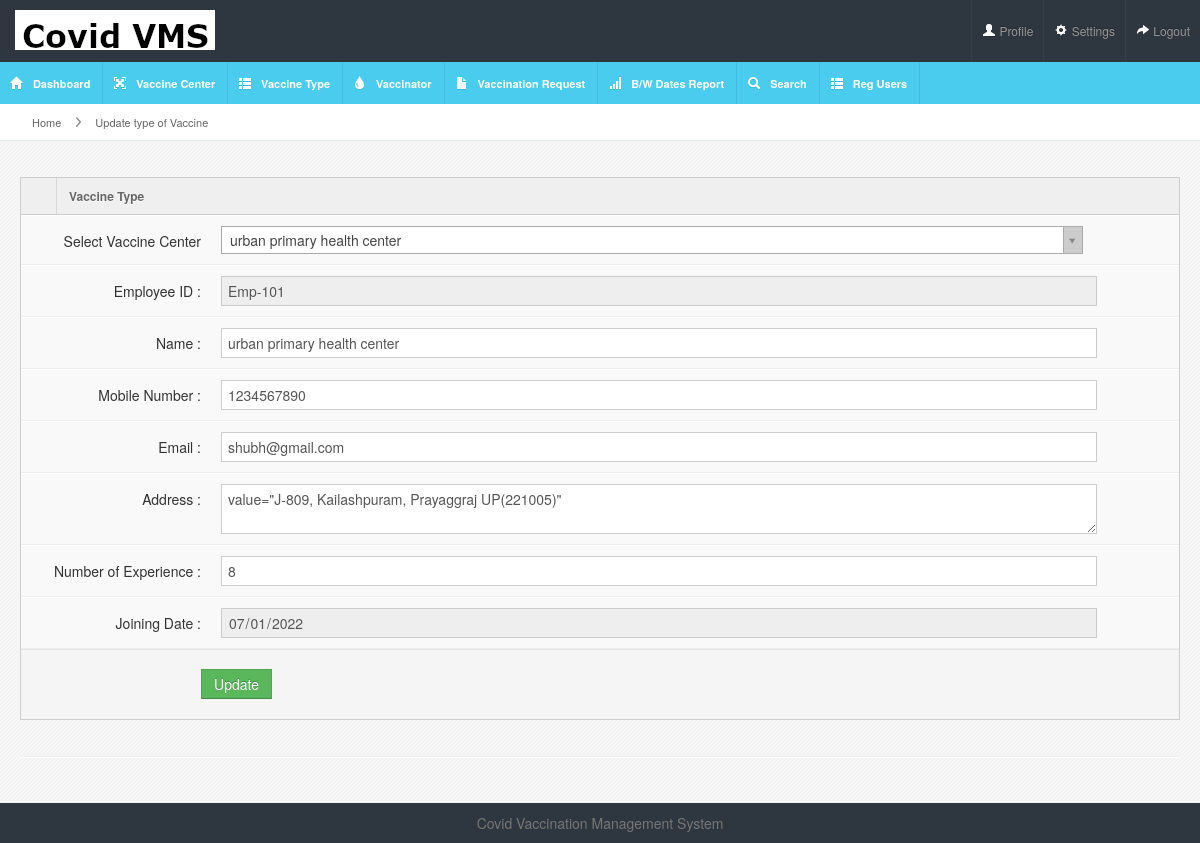
The app's page /covidvms/admin/edit-vaccinator-details.php?editid=1 (signed in) with its own data.
### tables this page shows
CREATE TABLE `tblvaccinator` (
  `ID` int(5) NOT NULL,
  `VaccinationCenterID` int(11) DEFAULT NULL,
  `EmpID` varchar(250) DEFAULT NULL,
  `Name` varchar(250) DEFAULT NULL,
  `MobileNumber` bigint(10) DEFAULT NULL,
  `Email` varchar(250) DEFAULT NULL,
  `Address` mediumtext DEFAULT NULL,
  `NoofExp` int(5) DEFAULT NULL,
  `Password` varchar(250) DEFAULT NULL,
  `JoiningDate` date DEFAULT NULL,
  `CreationDate` timestamp NULL DEFAULT current_timestamp()
);

### covidvms/admin/edit-vaccinator-details.php (the view, shortened to what this page needs)
<?php
include('includes/dbconnection.php');
if (strlen($_SESSION['cvmsaid']==0)) {
  header('location:logout.php');
  } else{
?>
<!DOCTYPE html>
<html lang="en">
<head>
<link rel="stylesheet" href="css/bootstrap.min.css" />
<link rel="stylesheet" href="css/bootstrap-responsive.min.css" />
<link rel="stylesheet" href="css/colorpicker.css" />
<link rel="stylesheet" href="css/datepicker.css" />
<link rel="stylesheet" href="css/uniform.css" />
<link rel="stylesheet" href="css/select2.css" />
<link rel="stylesheet" href="css/maruti-style.css" />
<link rel="stylesheet" href="css/maruti-media.css" class="skin-color" />
</head>
<body>
<?php include_once('includes/header.php');?>
<div id="content">
  <div id="content-header">
    <div id="breadcrumb"> <a href="dashboard.php" title="Go to Home" class="tip-bottom"><i class="icon-home"></i> Home</a> <a href="edit-vaccine-type.php" class="tip-bottom">Update type of Vaccine</a> </div>
  </div>
  <div class="container-fluid">
    <div class="row-fluid">
      <div class="span12">
        <div class="widget-box">
          <div class="widget-title"> <span class="icon"> <i class="icon-align-justify"></i> </span>
            <h5>Vaccine Type</h5>
          </div>
          <div class="widget-content nopadding">
            <form method="post" class="form-horizontal">
              <?php
              $eid=$_GET['editid'];
$sql="SELECT tblvaccinator.*,tblvaccinecenter.ID,tblvaccinecenter.Nameofvaccinecenter from tblvaccinator join tblvaccinecenter on tblvaccinecenter.ID=tblvaccinator.VaccinationCenterID where tblvaccinator.ID=:eid";
$query = $dbh -> prepare($sql);
$query->bindParam(':eid',$eid,PDO::PARAM_STR);
$query->execute();
$results=$query->fetchAll(PDO::FETCH_OBJ);
if($query->rowCount() > 0)
{
foreach($results as $row)
{               ?>
              <div class="control-group">
                <label class="control-label">Select Vaccine Center</label>
                <div class="controls">
                    <?php
$sql="SELECT * from tblvaccinecenter";
$query = $dbh -> prepare($sql);
$query->execute();
$results=$query->fetchAll(PDO::FETCH_OBJ);
$cnt=1;
if($query->rowCount() > 0)
{
foreach($results as $row1)
{               ?>
  <?php $cnt=$cnt+1;}} ?>
                </div>
              </div>
             <div class="control-group">
                <label class="control-label">Employee ID :</label>
                <div class="controls">
                   <input type="text" class="span11" name="empid" id="empid" readonly='true' value="<?php  echo htmlentities($row->EmpID);?>">
                </div>
              </div>
              <div class="control-group">
                <label class="control-label">Name :</label>
                <div class="controls">
                   <input type="text" class="span11" name="name" id="name" required='true' value="<?php  echo htmlentities($row->Name);?>">
                </div>
              </div>
              <div class="control-group">
                <label class="control-label">Mobile Number :</label>
                <div class="controls">
                   <input type="text" class="span11" name="mobnum" id="mobnum" required='true' pattern="[0-9]+" maxlength="10" value="<?php  echo htmlentities($row->MobileNumber);?>">
                </div>
              </div>
              <div class="control-group">
                <label class="control-label">Email :</label>
                <div class="controls">
                   <input type="email" class="span11" name="email" id="email" required='true' value="<?php  echo htmlentities($row->Email);?>">
                </div>
              </div>
              <div class="control-group">
                <label class="control-label">Address :</label>
                <div class="controls">
                   <textarea type="text" class="span11" name="address" id="address" required='true'>value="<?php  echo htmlentities($row->Address);?>"</textarea>
                </div>
              </div>
              <div class="control-group">
                <label class="control-label">Number of Experience :</label>
                <div class="controls">
                   <input type="text" class="span11" name="noofexp" id="noofexp" required='true' value="<?php  echo htmlentities($row->NoofExp);?>">
                </div>
              </div>
              <div class="control-group">
                <label class="control-label">Joining Date :</label>
                <div class="controls">
                   <input type="date" class="span11" name="joiningdate" id="joiningdate" readonly='true' value="<?php  echo htmlentities($row->JoiningDate);?>">
                </div>
              </div>
             <?php $cnt=$cnt+1;}} ?>
              <div class="form-actions">
                <button type="submit" class="btn btn-success" name="submit">Update</button>
              </div>
            </form>
          </div>
        </div>
      </div>
    </div><hr>
  </div>
</div>
<?php include_once('includes/footer.php');?>
</body>
</html>
<?php }  ?>

### covidvms/admin/css/maruti-style.css (style rules this page uses)
* { outline:none !important; -moz-outline: none !important; }
body { overflow-x: hidden; margin-top: -10px; }
select, textarea, input[type="text"], input[type="password"], input[type="datetime"], input[type="datetime-local"], input[type="date"], input[type="month"], input[type="time"], input[type="week"], input[type="number"], input[type="email"], input[type="url"], input[type="search"], input[type="tel"], input[type="color"], .uneditable-input, .label, .dropdown-menu, .btn, .well, .progress, .table-bordered, .btn-group > .btn:first-child, .btn-group > .btn:last-child, .btn-group > .btn:last-child, .btn-group > .dropdown-toggle, .alert { border-radius:0px; }
.btn, textarea, input[type="text"], input[type="password"], input[type="datetime"], input[type="datetime-local"], input[type="date"], input[type="month"], input[type="time"], input[type="week"], input[type="number"], input[type="email"], input[type="url"], input[type="search"], input[type="tel"], input[type="color"], .uneditable-input { box-shadow:none; }
.progress, .progress-success .bar, .progress .bar-success, .progress-warning .bar, .progress .bar-warning, .progress-danger .bar, .progress .bar-danger, .progress-info .bar, .progress .bar-info, .btn, .btn-primary { background-image:none; }
#content { background:url(../images/backgrounds/bodyBg.png) repeat #fff; margin-left:0px; margin-right: 0; margin-top:80px; padding-bottom: 25px; position: relative; min-height: 500px; width: auto; }
#content-header { position: abslute; width: 100%; margin-top: -38px; z-index: 20; }
.container-fluid .row-fluid:first-child { margin-top: 20px; }
#breadcrumb { background-color: #fff; border-bottom: 1px solid #e3ebed; }
#breadcrumb a { padding: 8px 20px 8px 10px; display: inline-block; background-image: url('../img/breadcrumb.png'); background-position: center right; background-repeat: no-repeat; font-size: 11px; color: #666666; }
#breadcrumb a:last-child { background-image:none; }
#breadcrumb a i { margin-right: 5px; opacity: .6; }
.stat-boxes .peity_bar_good, .stat-boxes .peity_line_good, { color: #459D1C; }
.widget-box { background: none repeat scroll 0 0 #F9F9F9; border-top: 1px solid #CDCDCD; border-left: 1px solid #CDCDCD; border-right: 1px solid #CDCDCD; clear: both; margin-top: 16px; margin-bottom: 16px; position: relative; }
.widget-title, .modal-header, .table th, div.dataTables_wrapper .ui-widget-header { background-color: #efefef; border-bottom: 1px solid #CDCDCD; height: 36px; }
.widget-title span.icon { border-right: 1px solid #cdcdcd; padding: 9px 10px 7px 11px; float: left; opacity: .7; }
.widget-title h5 { color: #666666; text-shadow: 0 1px 0 #ffffff; float: left; font-size: 12px; font-weight: bold; padding: 12px; line-height: 12px; margin: 0; }
.widget-content { padding: 12px 15px; border-bottom: 1px solid #cdcdcd; }
.nopadding { padding: 0 !important; }
form { margin-bottom: 0; }
.form-horizontal .control-group { border-top: 1px solid #ffffff; border-bottom: 1px solid #eeeeee; margin-bottom: 0; }
.form-horizontal .control-label { padding-top: 15px; width: 180px; }
.form-horizontal .controls { margin-left: 200px; padding: 10px 0; }
.form-horizontal .form-actions { margin-top: 0; margin-bottom: 0; }

### covidvms/admin/css/maruti-media.css (style rules this page uses)
body { background:#49CCED; }

### records on screen
tblvaccinator: empid "Emp-101", name "urban primary health center", mobnum "1234567890", email "shubh@gmail.com", address "value=\"J-809, Kailashpuram, Prayaggraj UP(221005)\"", noofexp "8", joiningdate "07/01/2022"
